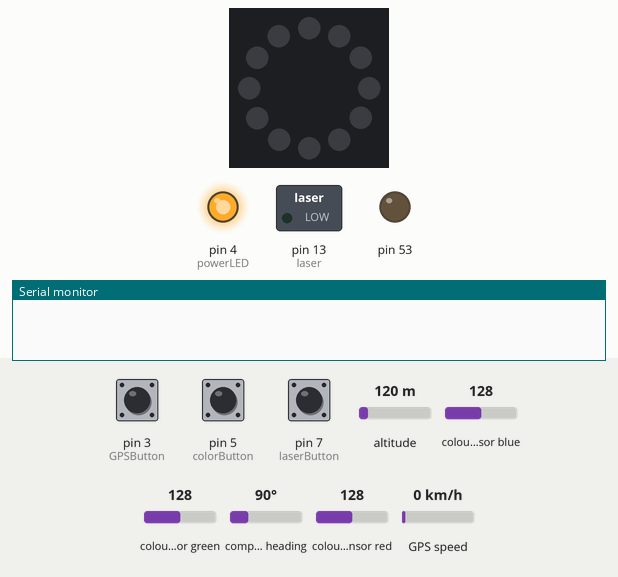
Simulated run of this sketch. Board: Arduino Mega 2560, built with avr-gcc and run on an emulated ATmega2560. On the bench: 12 RGB LEDs in a ring, first at the top, clockwise, switched loads named in the sketch (green lamp = pin HIGH), output pins drawn as LEDs (lit = HIGH), the last lines printed to the serial monitor. The test bench sets the inputs (shaded band); at power-on: pin 5 (colorButton) LOW, pin 7 (laserButton) LOW, pin 3 (GPSButton) LOW, altitude 120 m, colour sensor blue 128, colour sensor green 128, compass heading 90°, colour sensor red 128, GPS speed 0 km/h. Dim RGB values are drawn brighter than linear; storage starts empty; the GPS gets a fix after 3 s at 37.7749, -122.4194 with 8 satellites.

Above: at 1.8 s.
1.9 s: pin 5 (colorButton) pulled HIGH for 0.3 s
At 2.28 s:
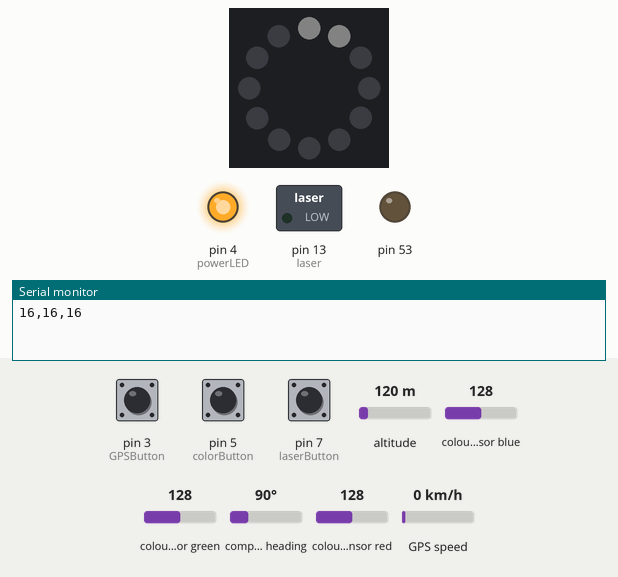
3.8 s: pin 7 (laserButton) pulled HIGH for 0.3 s
At 4.2 s:
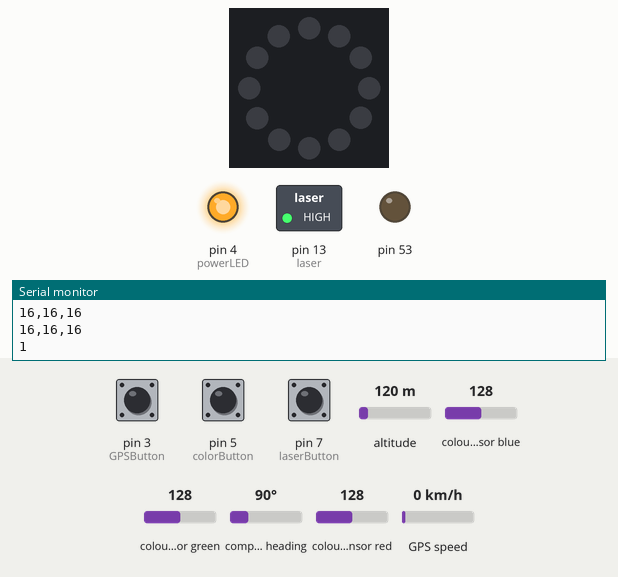
5.8 s: pin 3 (GPSButton) pulled HIGH for 0.3 s
7.6 s: pin 5 (colorButton) pulled HIGH for 1 s
At 7.93 s:
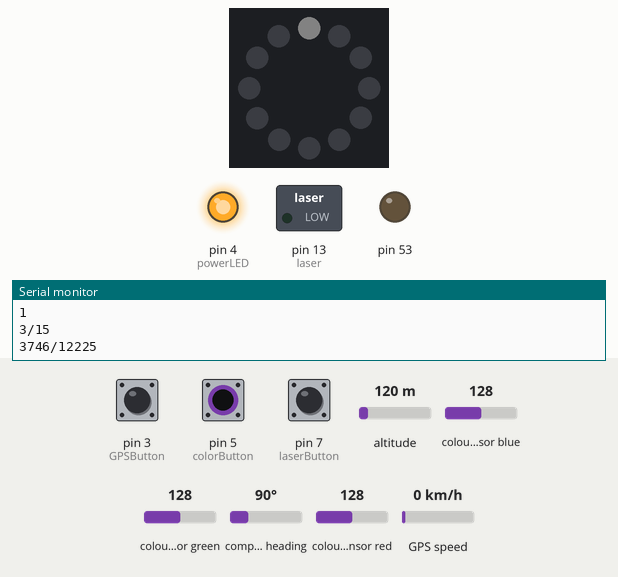
10.1 s: pin 5 (colorButton) pulled HIGH for 3.2 s
At 10.43 s:
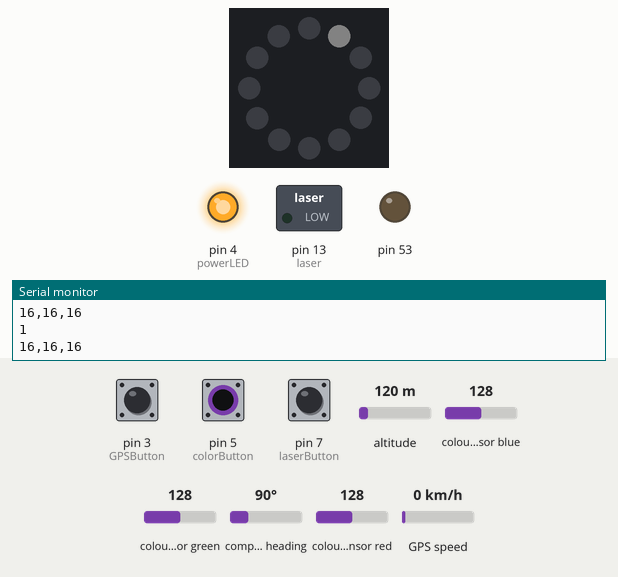
14.8 s: pin 7 (laserButton) pulled HIGH for 3.2 s
At 15.3 s:
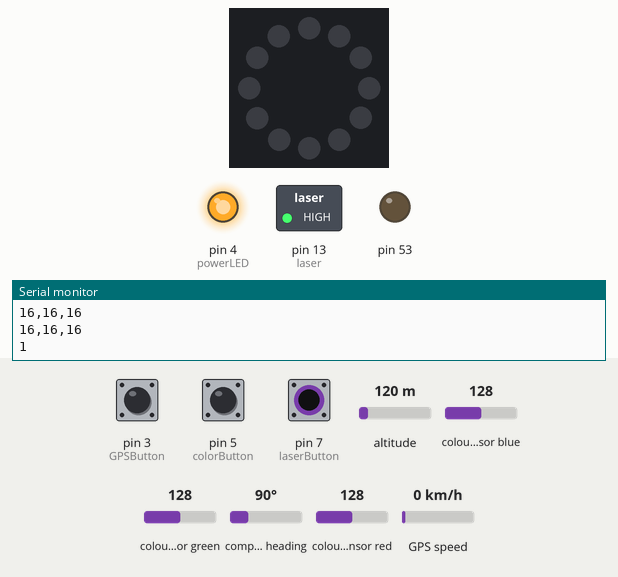
Timing chart, 0 to 19.6 s (numbered marks = the images above; inputs shaded):
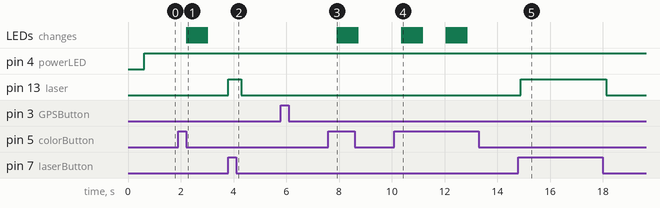

Measured:
- after the input at 1.9 s, the LEDs: first change after 0.33 s (image 1 shows a later state)
- after the input at 3.8 s, pin 13 (laser): LOW → HIGH at once, → LOW 0.50 s later
- after the input at 7.6 s, the LEDs: change after 0.33 s (image 3)
- after the input at 10.1 s, the LEDs: first change after 0.27 s (image 4 shows a later state)
- after the input at 14.8 s, pin 13 (laser): LOW → HIGH after 0.09 s, → LOW 3.3 s later

The sketch:

systems-midterm.ino
```cpp
//color sensor connection
// SDA - A4 (mega 20)
// SCL - A5 (mega 21)
// GND - GND
// VIN - 5v

//neopixel - 6

//GPS
//rx - 10
//tx - 11

//sd card breakout connection
//Connect the 5V pin to the 5V pin on the Arduino
//Connect the GND pin to the GND pin on the Arduino
//Connect CLK to pin 13 or 52
//Connect DO to pin 12 or 50
//Connect DI to pin 11 or 51
//Connect CS to pin 10 or 53

//color button
const int colorButton = 5;
int colorButtonState = 0;

//GPS button
const int GPSButton = 3;
int GPSButtonState = 0;

//laser button
const int laserButton = 7;
int laserState = 0;
const int laser = 13;

//power button
const int powerLED = 4;

//***********color sensor***********
#include <Wire.h>
#include "Adafruit_TCS34725.h"

// set to false if using a common cathode LED
#define commonAnode false

//RGB -> eye-recognized gamma color
byte gammatable[256];

Adafruit_TCS34725 tcs = Adafruit_TCS34725(TCS34725_INTEGRATIONTIME_50MS, TCS34725_GAIN_4X);

//***********neopixels***********
#include <Adafruit_NeoPixel.h>
#ifdef __AVR__
#include <avr/power.h>
#endif

#define neoPin      6   //data in pin
#define neoNum      12

Adafruit_NeoPixel neoRing = Adafruit_NeoPixel(neoNum, neoPin, NEO_GRB + NEO_KHZ800);

int delayTime = 50;

float r, g, b;
int rVal, gVal, bVal;
String colorData;

//***********sd card***********
#include <SPI.h>
#include <SD.h>

File colorFile;
File GPSFile;

const int chipSelect = 10;

//***********GPS module***********
#include <Adafruit_GPS.h>
#include <SoftwareSerial.h>

//HardwareSerial mySerial = Serial1; //for Mega (hardware Serial)
SoftwareSerial mySerial(11, 10);

Adafruit_GPS GPS(&mySerial);

// Set GPSECHO to 'false' to turn off echoing the GPS data to the Serial console
// Set to 'true' if you want to debug and listen to the raw GPS sentences.
#define GPSECHO  true

boolean usingInterrupt = false;
void useInterrupt(boolean);

//***********RFID module***********
SoftwareSerial rSerial(A10, A11); //soft serial for reading RFID

const int tagLen = 16; //total length
const int idLen = 13;  //length that is needed
const int kTags = 1;  //number of know tags

//known tags
char knownTags[kTags][idLen] = {
             "7C0056702B71"
};
char newTag[idLen];

void setup() {
  Serial.begin(9600);
  Serial1.begin(9600); //for RFDuino
  //rSerial.begin(9600); //for RFID

  pinMode(colorButton, INPUT);
  pinMode(GPSButton, INPUT);
  pinMode(laserButton, INPUT);
  pinMode(powerLED, OUTPUT);
  pinMode(laser, OUTPUT);

  neoRing.begin();

  colorConvert();

  sdCardBegin();

  GPSBegin();
}


void loop() {
  digitalWrite(powerLED, HIGH);
  colorButtonState = digitalRead(colorButton);
  GPSButtonState = digitalRead(GPSButton);
  laserState = digitalRead(laserButton);

  if (colorButtonState == HIGH) {
    getColor();
    setPixel();
    sdColorLog();
    Serial.println(colorButtonState);
  } else {
    neoRing.setPixelColor(neoNum, 0);
  }

  if (GPSButtonState == HIGH) {
    GPSUpdate();
    sdGPSLog();
  }

  if(laserState == HIGH) {
    digitalWrite(laser, HIGH);
  } else {
    digitalWrite(laser, LOW);
  }

  //RFIDread();

  //for RFDuino
  Serial1.println("255,0,255,255,0,0");
  delay(250);
}
```

GPS.ino
```cpp
void GPSBegin() {
  // 9600 NMEA is the default baud rate for Adafruit MTK GPS's- some use 4800
  GPS.begin(9600);

  // uncomment this line to turn on RMC (recommended minimum) and GGA (fix data) including altitude
  GPS.sendCommand(PMTK_SET_NMEA_OUTPUT_RMCGGA);

  // Set the update rate
  GPS.sendCommand(PMTK_SET_NMEA_UPDATE_1HZ);   // 1 Hz update rate

  // Request updates on antenna status, comment out to keep quiet
  GPS.sendCommand(PGCMD_ANTENNA);

  // the nice thing about this code is you can have a timer0 interrupt go off
  // every 1 millisecond, and read data from the GPS for you. that makes the
  // loop code a heck of a lot easier!
  useInterrupt(true);

  delay(500);
}

// Interrupt is called once a millisecond, looks for any new GPS data, and stores it
SIGNAL(TIMER0_COMPA_vect) {
  char c = GPS.read();
  // if you want to debug, this is a good time to do it!
#ifdef UDR0
  if (GPSECHO)
    if (c) UDR0 = c;
  // writing direct to UDR0 is much much faster than Serial.print
  // but only one character can be written at a time.
#endif
}

void useInterrupt(boolean v) {
  if (v) {
    // Timer0 is already used for millis() - we'll just interrupt somewhere
    // in the middle and call the "Compare A" function above
    OCR0A = 0xAF;
    TIMSK0 |= _BV(OCIE0A);
    usingInterrupt = true;
  } else {
    // do not call the interrupt function COMPA anymore
    TIMSK0 &= ~_BV(OCIE0A);
    usingInterrupt = false;
  }
}

uint32_t timer = millis();

int GPSMonth;
int GPSDay;
int GPSLatitude;
int GPSLongitude;

String GPSData;

void GPSUpdate() {
  if (! usingInterrupt) {
    // read data from the GPS in the 'main loop'
    char c = GPS.read();
  }

  // if a sentence is received, we can check the checksum, parse it...
  if (GPS.newNMEAreceived()) {
    // a tricky thing here is if we print the NMEA sentence, or data
    // we end up not listening and catching other sentences!
    // so be very wary if using OUTPUT_ALLDATA and trytng to print out data
    //Serial.println(GPS.lastNMEA());   // this also sets the newNMEAreceived() flag to false

    if (!GPS.parse(GPS.lastNMEA()))   // this also sets the newNMEAreceived() flag to false
      return;  // we can fail to parse a sentence in which case we should just wait for another
  }

  // if millis() or timer wraps around, we'll just reset it
  if (timer > millis())  timer = millis();

  // approximately every 2 seconds or so, print out the current stats
  if (millis() - timer > 3000) {
    timer = millis(); // reset the timer
  }

  //print the data
  GPSDay  = GPS.day;
  GPSMonth = GPS.month;
  GPSLatitude = GPS.latitude;
  GPSLongitude = GPS.longitude;

  GPSData = String(GPSDay) + "," + String(GPSMonth) + "," + String(GPSLatitude) + "," + String(GPSLongitude);

  if (GPS.fix) {
    Serial.print(GPSMonth);
    Serial.print("/");
    Serial.println(GPSDay);
    Serial.print(GPSLatitude);
    Serial.print("/");
    Serial.println(GPSLongitude);
  }

}
```

RFID.ino
```cpp
void RFIDread() {
  int i = 0;
  int readByte;
  boolean tag = false;

  if (rSerial.available() == tagLen) {
    tag = true;
  }

  if (tag == true) {
    while (rSerial.available()) {

      readByte = rSerial.read();

      /* This will skip the first byte (2, STX, start of text) and the last three,
      ASCII 13, CR/carriage return, ASCII 10, LF/linefeed, and ASCII 3, ETX/end of
      text, leaving only the unique part of the tag string. It puts the byte into
      the first space in the array, then steps ahead one spot */
      if (readByte != 2 && readByte != 13 && readByte != 10 && readByte != 3) {
        newTag[i] = readByte;
        i++;
      }

      // If we see ASCII 3, ETX, the tag is over
      if (readByte == 3) {
        tag = false;
      }

    }
  }
  if (strlen(newTag) == 0) {
    return;
  }

  else {
    int total = 0;

    for (int ct = 0; ct < kTags; ct++) {
      total = checkTag(newTag, knownTags[ct]);
    }

    if (total > 0) {
      Serial1.println("yes");
      digitalWrite(13, HIGH);
      SDRead();
    }

    else {
      // This prints out unknown cards so you can add them to your knownTags as needed
      Serial1.println("no");
      //Serial1.println(newTag);
      digitalWrite(13, HIGH);
    }
  }

  // Once newTag has been checked, fill it with zeroes
  // to get ready for the next tag read
  for (int c = 0; c < idLen; c++) {
    newTag[c] = 0;
  }
}

int checkTag(char nTag[], char oTag[]) {
  for (int i = 0; i < idLen; i++) {
    if (nTag[i] != oTag[i]) {
      return 0;
    }
  }
  return 1;
}
```

color.ino
```cpp
void colorConvert() {
  //convert RGB colors to what humans see
  for (int i = 0; i < 256; i++) {
    float x = i;
    x /= 255;
    x = pow(x, 2.5);
    x *= 255;

    if (commonAnode) {
      gammatable[i] = 255 - x;
    } else {
      gammatable[i] = x;
    }
  }
}

void getColor() {
  uint16_t clear, red, green, blue;

  delay(60);

  tcs.getRawData(&red, &green, &blue, &clear);

  //hex code for visualization
  uint32_t sum = clear;
  r = red; r /= sum;
  g = green; g /= sum;
  b = blue; b /= sum;
  r *= 256; g *= 256; b *= 256;
  //Serial.print((int)r, HEX); Serial.print((int)g, HEX); Serial.println((int)b, HEX);
}

void setPixel() {
  int neoBright = 100;

  for (int i = 0; i < neoNum + 4; i++) {
    neoRing.setBrightness(neoBright);
    rVal = gammatable[int(r)];
    gVal = gammatable[int(g)];
    bVal = gammatable[int(b)];
    neoRing.setPixelColor(i, neoRing.Color(rVal, gVal, bVal));

    neoRing.show();

    int turnOff[] = {i - 3, i - 4, i - 5, i - 6};
    for (int j = 0; j < sizeof(turnOff); j++) {
      neoRing.setPixelColor(turnOff[j], 0);
    }
    delay(delayTime);

    colorData = String(rVal) + "," + String(gVal) + "," + String(bVal);

    Serial.println(colorData);
  }
}
```

log.ino
```cpp
void sdCardBegin() {
  //initialize sd card
  pinMode(SS, OUTPUT);

  if (!SD.begin(chipSelect)) {
    //Serial1.println("initialization failed!");
    return;
  }
  //Serial1.println("initialization done.");

  // open the file. note that only one file can be open at a time,
  // so you have to close this one before opening another.
  //colorFile = SD.open("color.txt", FILE_WRITE);
  //testing this
  //GPSFile = SD.open("GPS.txt", FILE_WRITE);
}

void sdColorLog() {
  GPSFile.close();
  colorFile = SD.open("color.txt", FILE_WRITE);
  colorFile.println(colorData);
  colorFile.flush();
  delay(500);
}

void sdGPSLog() {
  colorFile.close();
  GPSFile = SD.open("GPS.txt", FILE_WRITE);
  GPSFile.println(GPSData);
  GPSFile.flush();
  delay(500);
}
```

sdRead.ino
```cpp
//String passData;
String readColor;
String readGPS;

void SDRead() {
  int x = 0;
  do {
    colorFile = SD.open("color.txt");
    if (colorFile) {
      while (colorFile.available()) {
        Serial1.write(colorFile.read());
        readColor = String(colorFile.read());
      }
      colorFile.close();
    }

    GPSFile = SD.open("GPS.txt");
    if (GPSFile) {
      while (GPSFile.available()) {
        Serial1.write(GPSFile.read());
        readGPS = String(GPSFile.read());
      }
      GPSFile.close();
    }
    x += 1;
  } while (x >= 1);
}
```
